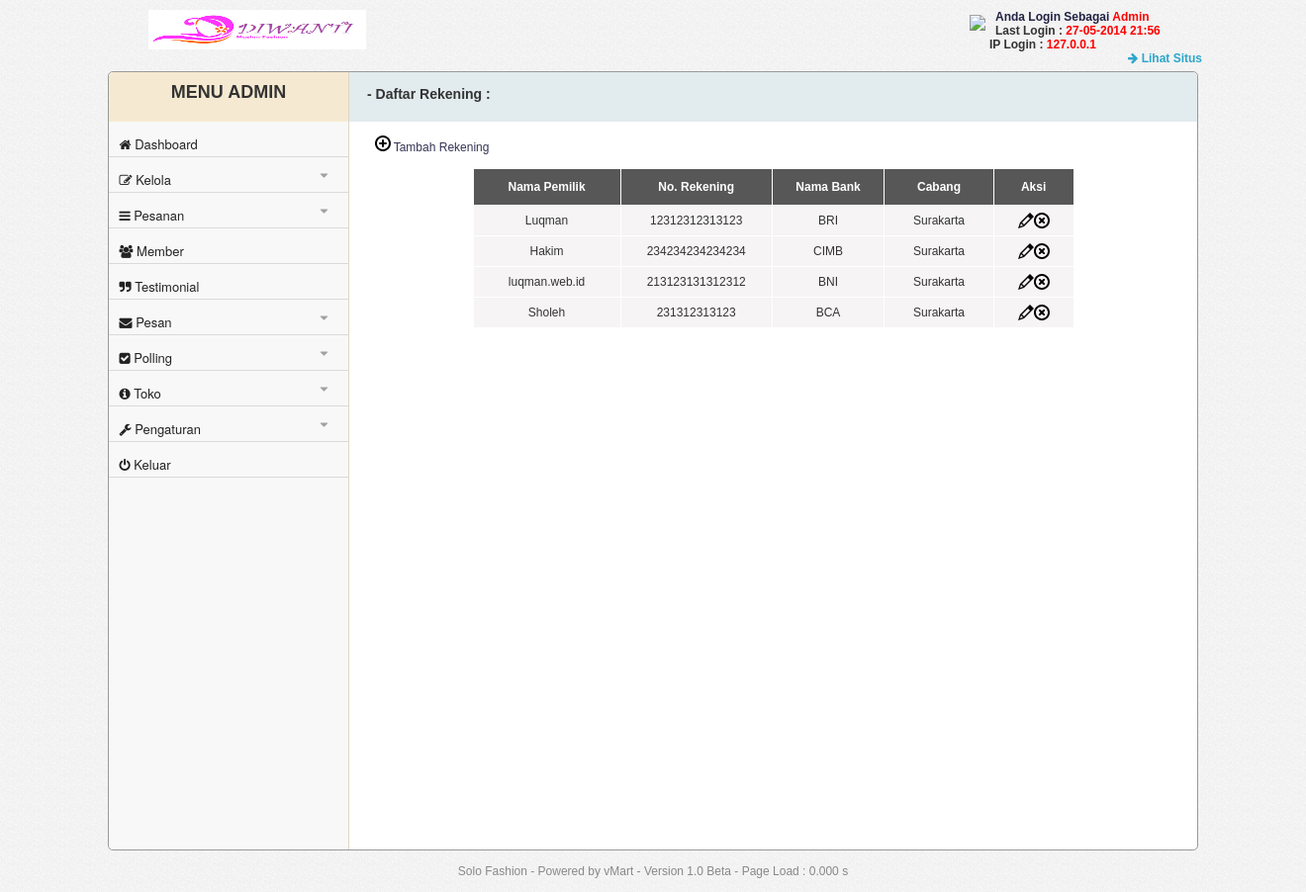
The page /admin/index.php?module=rekening (signed in) on the database its author committed.
### tables this page shows
CREATE TABLE `t_pengaturan` (
  `id` int(1) NOT NULL,
  `judul_website` varchar(50) NOT NULL,
  `banner_website` varchar(50) NOT NULL,
  `favicon` varchar(50) NOT NULL,
  `keyword` varchar(100) NOT NULL,
  `deskripsi` varchar(100) NOT NULL,
  `panduan` longtext NOT NULL,
  `slide` enum('aktif','tidak aktif') NOT NULL,
  `polling` enum('aktif','tidak aktif') NOT NULL,
  `google_analystics` varchar(20) NOT NULL,
  PRIMARY KEY (`id`)
);

CREATE TABLE `t_user` (
  `id_user` int(10) NOT NULL AUTO_INCREMENT,
  `username` varchar(20) NOT NULL,
  `password` varchar(40) NOT NULL,
  `email` varchar(100) NOT NULL,
  `level` enum('super admin','admin') NOT NULL,
  `last_login` varchar(40) NOT NULL,
  `ip_login` varchar(40) NOT NULL,
  PRIMARY KEY (`id_user`)
);

CREATE TABLE `t_rekening` (
  `id_rekening` int(5) NOT NULL AUTO_INCREMENT,
  `nama_pemilik` varchar(100) NOT NULL,
  `no_rekening` varchar(100) NOT NULL,
  `nama_bank` varchar(100) NOT NULL,
  `cabang` varchar(100) NOT NULL,
  PRIMARY KEY (`id_rekening`)
);

### includes/lib.php (called while the page is built, shortened)
<?php
$sql_pengaturan=mysql_query("select *from t_pengaturan where id=1");
$row_pengaturan=mysql_fetch_assoc($sql_pengaturan);
	$judul_web=$row_pengaturan['judul_website'];
	$banner_web=$row_pengaturan['banner_website'];
$module=$_GET['module'];
$level=$_SESSION['level'];
$aksi=$_GET['aksi'];
?>

### includes/fungsi.php (called while the page is built, shortened)
<?php
function ubah_huruf_awal($pemisah, $paragrap) {
    $pisahkalimat=explode($pemisah, $paragrap);
    $kalimatbaru = array();
    foreach ($pisahkalimat as $kalimat) {
    $kalimatawalhurufbesar=ucfirst(strtolower($kalimat));
    $kalimatbaru[] = $kalimatawalhurufbesar;
    }
    $textgood = implode($pemisah, $kalimatbaru);
    return $textgood;
}
?>

### admin/module/rekening/rekening.php (the view, shortened to what this page needs)
<?php
	$table='t_rekening';
	$link='index.php?module=rekening';
$BatasAwal = 10;
	if (!empty($_GET['p'])) {
			$hal = $_GET['p'] - 1;
			$MulaiAwal = $BatasAwal * $hal;
	} else if (!empty($_GET['p']) and $_GET['p'] == 1) {
			$MulaiAwal = 0;
	} else if (empty($_GET['p'])) {
			$MulaiAwal = 0;
	}
?>
<div class="path"><h3>- Daftar Rekening : </h3></div>
  <br>
<div class="tambah">
<a href="index.php?module=rekening&aksi=kelola" ><img src="img/icon/add.png"> Tambah Rekening</a></b>
</div>
<br>
	<td valign="top">
      <table width="608" height="57" border="0" align="center" cellpadding="0" cellspacing="1" >
        <tr class="tabel">
          <th width="160" bgcolor="#575757" scope="col" height="36">Nama Pemilik</th>
		   <th width="161" bgcolor="#575757" scope="col" height="36">No. Rekening</th>
          <th width="126" bgcolor="#575757" scope="col">Nama Bank</th>
          <th width="119" bgcolor="#575757" scope="col">Cabang</th>
		    <th width="89" bgcolor="#575757" scope="col">Aksi</th>
        </tr>
        <?php
        $sql_tampil=mysql_query("select *from ".$table." limit ".$MulaiAwal.",".$BatasAwal."");
        while($row_tampil=mysql_fetch_assoc($sql_tampil))
        {
			$nama_pemilik=$row_tampil['nama_pemilik'];
			$no_rekening=$row_tampil['no_rekening'];
			$nama_bank=$row_tampil['nama_bank'];
			$cabang=$row_tampil['cabang'];
			$id_rekening=$row_tampil['id_rekening'];
        echo "
        <tr align='center' bgcolor='#F6F4F5'>
          <td height=30px>".$nama_pemilik."</td>
		  <td height=30px>".$no_rekening."</td>
		  <td height=30px>".$nama_bank."</td>
          <td height=30px>".$cabang."</td>
          <td><center><a href='".$link."&aksi=kelola&id=".$id_rekening."'><img src='img/icon/pencil.png' title='Edit'></a><a href='".$link."&aksi=hapus&id=".$id_rekening."'><img src='img/icon/delete.png' title='Hapus'></a></center></td>";
          };
          ?>
        </tr>
  </table>

### admin/index.php (shortened to what this page needs)
<?php
	$awalload = microtime(true);
	require_once "../includes/lib.php";
	require_once "../includes/fungsi.php";
?>
<!DOCTYPE html PUBLIC "-//W3C//DTD XHTML 1.0 Transitional//EN" "http://www.w3.org/TR/xhtml1/DTD/xhtml1-transitional.dtd">
<html xmlns="http://www.w3.org/1999/xhtml">
<head>
<link href="css/font-awesome.min.css" rel="stylesheet" type="text/css" />
<link href="css/style.css" rel="stylesheet" type="text/css" />
<link href="js/SpryAssets/SpryValidationTextField.css" rel="stylesheet" type="text/css" />
<link href="js/SpryAssets/SpryValidationTextarea.css" rel="stylesheet" type="text/css" />
<link rel="stylesheet" href="js/fancybox/jquery.fancybox.css?v=2.1.5" type="text/css" media="screen" />
</head>
<body>
<div class="banner">
	<img src="<?php echo ".".$banner_web."" ?>" width="220px" height="40px">
</div>
<div class="text-welcome">
		<img src="img/icon/user-4.png" style="float:left; margin-top:5px; margin-left:-20px; margin-right:10px;">
		<font color="#222244"><b>Anda Login Sebagai <font color="#FF0000"><?php echo "".ubah_huruf_awal(" ",$level)."" ?></font></b> </font><br>
	<?php
		$sql_user=mysql_query("select *from t_user where id_user=".$_SESSION['id_user']."");
		$row_user=mysql_fetch_assoc($sql_user);
	?>
		<b>	Last Login : <font color="#FF0000"><?php echo "".$row_user['last_login']."" ?></font><br>
			IP Login : <font color="#FF0000"><?php echo "".$row_user['ip_login']."" ?></font> </b>
		<br>
	<a href='../index.php' target="_blank" style="color:#2BA6CB; text-decoration:none; position:absolute; margin-left:140px;"><i class="fa fa-arrow-right"></i> <b>Lihat Situs</b></a>
</div>
<div class="konten">
	<div class="side-menu">
		<div class="menu-header">
			<h2>MENU ADMIN </h2>
		</div>
	<div id="wrapper">
		<ul class="menu">
			<li><a href="index.php?module=dashboard" ><i class="fa fa-home"></i> Dashboard</a></li>
			<li><a href="#"><i class="fa fa-edit"></i>  Kelola<span><i class='fa fa-caret-down'></i></span></a>
			</li>
			<li><a href="#"><i class="fa fa-bars"></i>  Pesanan<span><i class='fa fa-caret-down'></i></span></a>
			</li>
			<li><a href="index.php?module=member"><i class="fa fa-users"></i>  Member</a></li>
			<li><a href="index.php?module=testimonial"><i class="fa fa-quote-right"></i> Testimonial</a></li>
			<li><a href="index.php?module=pesan"><i class="fa fa-envelope"></i>  Pesan<span><i class='fa fa-caret-down'></i></span></a>
			</li>
			<li><a href="#"><i class="fa fa-check-square"></i>  Polling<span><i class='fa fa-caret-down'></i></span></span></a>
			<li><a href="#"><i class="fa fa-info-circle"></i>  Toko<span><i class='fa fa-caret-down'></i></span></span></a>
			<li><a href="#"><i class="fa fa-wrench"></i>  Pengaturan<span><i class='fa fa-caret-down'></i></span></a>
			</li>
				<li><a href="index.php?module=keluar"><i class="fa fa-power-off"></i>  Keluar</a></li>
			</ul>
	</div>
</div>
	<div class="isi">
<?php
	if($module=='kategori'){
		if($aksi=='kelola' || $aksi=='hapus'){
			include "module/kategori/k-kategori.php";
		}else{
			include "module/kategori/kategori.php";
		}
	}elseif($module=='produk'){
		if($aksi=='kelola' || $aksi=='hapus'){
			include "module/produk/k-produk.php";
		}else{
			include "module/produk/produk.php";
		}
	}elseif($module=='konfirmasi'){
			include 'module/konfirmasi/konfirmasi.php';
	}elseif($module=='template'){
		if($aksi=='kelola' || $aksi=='hapus'){
			include 'module/template/k-template.php';
		}else{
			include 'module/template/template.php';
		}
	}elseif($module=='rekening'){
		if($aksi=='kelola' || $aksi=='hapus'){
			include 'module/rekening/k-rekening.php';
		}else{
			include 'module/rekening/rekening.php';
		}
	}elseif($module=='tentang'){
			include 'module/profil/tentang.php';
	}elseif($module=='panduan'){
			include 'module/pengaturan/panduan.php';
	}elseif($module=='kontak'){
			include 'module/kontak/kontak.php';
	}elseif($module=='slider'){
			include 'module/slider/slider.php';
	}elseif($module=='sosmed'){
			include 'module/kontak/sosmed.php';
	}elseif($module=='profil'){
		if($aksi=='kelola'){
			include 'module/profil/k-profil.php';
		}else{
			include 'module/profil/profil.php';
		}
	}elseif($module=='testimonial'){
			include 'module/testimonial/testimonial.php';
	}elseif($module=='shipping'){
		if($aksi=='kelola' || $aksi=='hapus'){
			include 'module/ongkir/k-shipping.php';
		}else{
			include "module/ongkir/shipping.php";
		}
	}elseif($module=='member'){
		if(isset($id)){
			include "module/member/detail.php";
		}else{
			include "module/member/member.php";
		}
	}elseif($module=='user' && $level=='super admin'){
		if($aksi=='kelola' ){
			include "module/user/k-user.php";
		}else{
			include "module/user/user.php";
		}
	}elseif($module=='pengaturan' && $level=='super admin'){
		include "module/pengaturan/pengaturan.php";
	}elseif($module=='pesan'){
		if($aksi=='kirim'){
				include "module/pesan/kirim-pesan.php";
			}else{
				include "module/pesan/kotak-pesan.php";
		}
	}elseif($module=='keluar'){
		$sql_user=mysql_query("update t_user SET ip_login='".$_SERVER['REMOTE_ADDR']."',last_login='".date("d-m-Y H:i")."' where id_user=".$_SESSION['id_user']."");
		session_destroy();
		session_unset();
		echo "<script>window.location=('login.php');</script>";
	}else{
		include "module/dashboard/dashboard.php";
	}
?>
	</div>
		<br><br>
</div>
<br>
<center>
	<font style="color:#888888"><?php echo "".$judul_web.""; $akhirload = microtime(true); $waktuload = $akhirload  - $awalload; ?> - Powered by vMart - Version  <?php  echo "".versi_cms." - Page Load : " . number_format($waktuload, 3, '.', '') . " s"; ?></center>
	<br>
</body>
</html>

### admin/css/style.css (style rules this page uses)
body { margin: 0; padding: 0; font-family: Arial,Helvetica,sans-serif; font-size: 12px; color: #333; text-align: center; background-image:url(../img/bg.png); }
.banner { width:200px; position:absolute; margin-left:150px; float:left; }
.text-welcome { margin-left:1000px; margin-top:10px; text-align:left; width:310px; }
.text-welcome a { width:100px; }
.side-menu { width:22%; float:left; border-top-left-radius:5px; border-right-color:#DFD5C3; border-right-style:solid; border-right-width:thin; background-color:#F8F8F8; height:786px; border-bottom-left-radius:5px; }
.side-menu h2 { margin-top:0px; padding-top:10px; color:#333333; }
.menu-header { background-color:#F5EAD1; height:50px; margin-bottom:-12px; border-top-left-radius:5px; }
ul, ul ul { margin: 0; padding: 0; list-style: none; }
#wrapper { width: 220px; margin: 100px auto; font-size: 0.8125em; }
.menu { width: 110%; margin-top:-100px; height: auto; }
.menu a { text-decoration:none; text-align:left; display:block; }
.menu i { margin-left:-61px; }
.menu > li > a { background-color: #F8F8F8; filter: progid:DXImageTransform.Microsoft.gradient(GradientType=0,StartColorStr='#727a86', EndColorStr='#505864'); border-bottom-style:solid; border-bottom-color:#DADADA; border-bottom-width:thin; margin-left:-11px; width: 100%; height:30px; line-height: 2.75em; text-indent: 2.75em; display: block; padding-top:5px; font-family: "Helvetica Neue", Helvetica, Arial, sans-serif; font-size:13px; font-weight:normal; position:relative; color:#222222; }
.menu > li > a:before { content: ''; background-repeat: no-repeat; font-size: 36px; height: 1em; width: 1em; position: absolute; left: 0; top: 50%; margin: -.5em 0 0 0; }
.menu li span i { display: inline-block; position: absolute; right: 1em; top: 50%; line-height: 1em; height: 1em; padding: .4em .6em; margin: -.8em 0 0 0; opacity:0.4; }
.konten { border-color:#999999; border-style:solid; border-width:thin; min-height:786px; margin:20px auto 0; width:1100px; background-color:#FFFFFF; border-radius:5px; }
.isi { margin-left:21%; }
.path { background-color:#E2EBEE; width:100%; height:50px; margin-top:-14px; border-top-right-radius:5px; }
.path h3 { padding-top:14px; text-align:left; padding-left:30px; }
.tambah a { margin-left:-690px; text-decoration:none; color:#333355; }

### admin/module/rekening/rekening.php (style rules this page uses)
.tabel { color: #FFF; }

### rows shown on the page
t_pengaturan: banner_website (picture), judul_website "Solo Fashion"
t_user: last_login "27-05-2014 21:56", ip_login "127.0.0.1"
t_rekening: nama_pemilik "Luqman", no_rekening "12312312313123", nama_bank "BRI", cabang "Surakarta"
t_rekening: nama_pemilik "Hakim", no_rekening "234234234234234", nama_bank "CIMB", cabang "Surakarta"
t_rekening: nama_pemilik "luqman.web.id", no_rekening "213123131312312", nama_bank "BNI", cabang "Surakarta"
t_rekening: nama_pemilik "Sholeh", no_rekening "231312313123", nama_bank "BCA", cabang "Surakarta"

### other values the page prints
ubah_huruf_awal(" ",$level) "Admin"
versi_cms "1.0 Beta"
